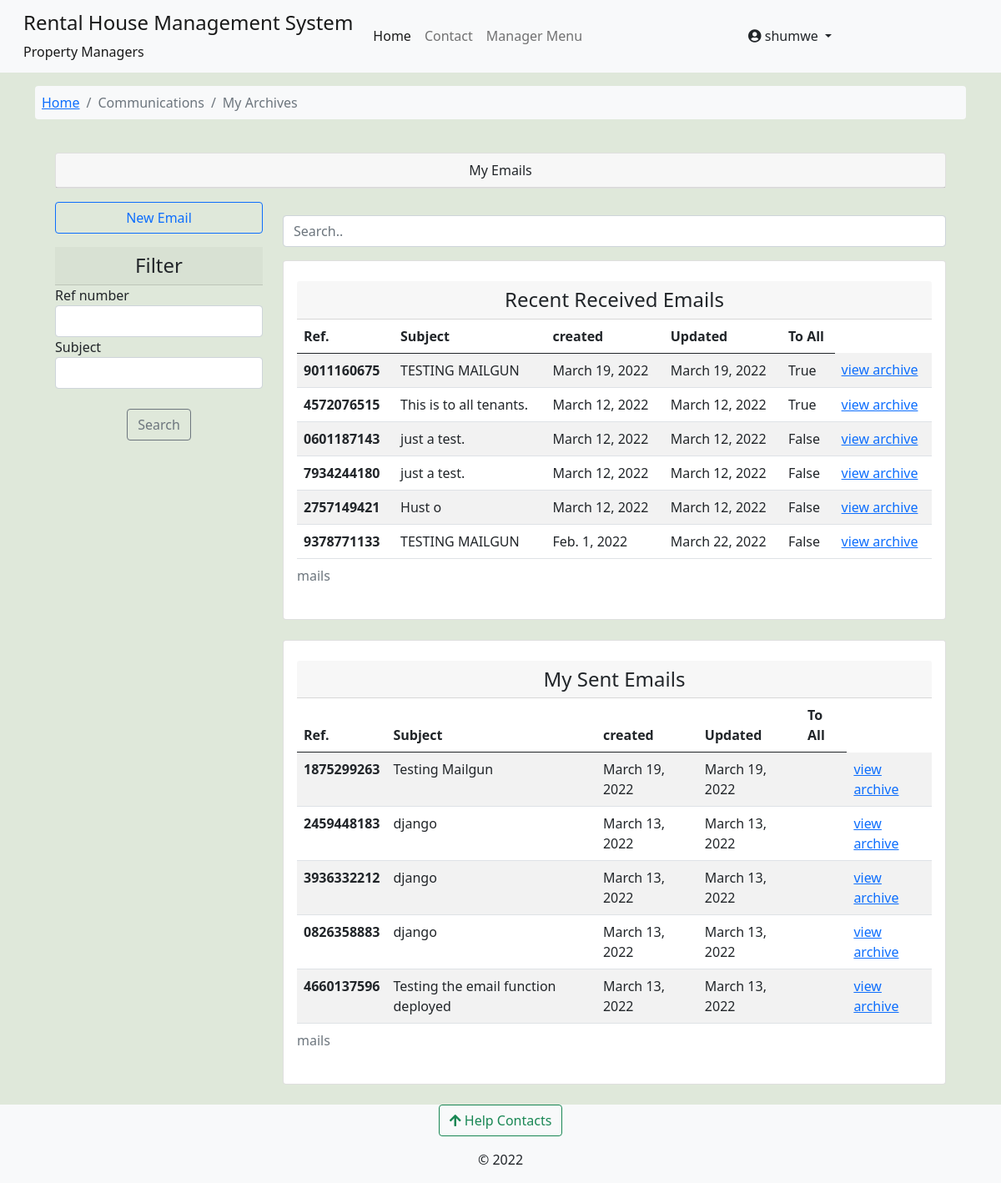
Page /core/email_archive_view/niagra-bumnsd-sd-djks/my_received_mails/shumwe/ (signed in) on the committed database.
### accounts/models.py (models this page shows, shortened)
class User(AbstractUser):
    avatar = models.ImageField(upload_to=get_avatar_path, default='no-avatar.png')
    is_verified = models.BooleanField(default=False)
    is_tenant = models.BooleanField(default=False)
    is_manager = models.BooleanField(default=False)

### core/models.py (models this page shows, shortened)
class ManagerTenantCommunication(models.Model):
    ref_number = models.CharField(max_length=12, unique=True, null=True, blank=True)
    sent_to = models.ManyToManyField(Tenants,blank=True)
    send_to_all = models.BooleanField(default=False)
    sent_by = models.ForeignKey(Managers, on_delete=models.CASCADE)
    building = models.ForeignKey(Building, on_delete=models.CASCADE)
    subject = models.CharField(max_length=100)
    body = models.TextField()
    created = models.DateTimeField(default=datetime.datetime.now)
    updated = models.DateTimeField(auto_now=True)
    retract = models.BooleanField(default=False)
    class Meta:
        verbose_name_plural = 'Archives | Manager E-Mails'

class TenantEmails(models.Model):
    ref_number = models.CharField(max_length=12, unique=True, null=True, blank=True)
    sent_to = models.ForeignKey(Managers, on_delete=models.CASCADE)
    sent_by = models.ForeignKey(Tenants, on_delete=models.CASCADE)
    building = models.ForeignKey(Building, on_delete=models.CASCADE)
    subject = models.CharField(max_length=100)
    content = models.TextField()
    created = models.DateTimeField(default=datetime.datetime.now)
    updated = models.DateTimeField(auto_now=True)
    class Meta:
        verbose_name_plural = 'Archives | E-mails From Tenants'

### core/views.py (the view)
# urls.py: path('email_archive_view/<slug:building_slug>/my_received_mails/<slug:username>/', views.my_mails, name='my_mails'),
@login_required
def my_mails(request,building_slug,username):
    building = Building.objects.get(slug=building_slug)
    user = request.user
    if not user.is_tenant:
        return redirect('profile')
    else:
        tenant = Tenants.objects.get(associated_account__username=username)
        general_mails = ManagerTenantCommunication.objects.filter(building=building,send_to_all=True,retract=False).order_by('-created')
        my_mails = ManagerTenantCommunication.objects.filter(sent_to=tenant,retract=False).order_by('-created')
        mails = general_mails|my_mails
        mails_filter = TenantsMailFilter(request.GET, queryset=mails)
        sent_mails = TenantEmails.objects.filter(sent_by=tenant,building=building).order_by('-created')
    context = {
        'mails': mails_filter,'sent_mails':sent_mails,'building':building,'tenant':tenant,
        }
    return render(request, 'core/my_email_archive_list.html', context)

### complaints/context_processors.py (called while the page is built)
def get_contacts(request):
    user = request.user
    if user.is_authenticated:
        if user.is_tenant:
            tenant = Tenants.objects.get(associated_account=user)
            building = Building.objects.get(id=tenant.rented_unit.building_id)
            contacts = HelpContacts.objects.filter(associated_building=building)
            return dict(contacts=contacts)
        elif user.is_manager:
            contacts = HelpContacts.objects.all()
            return dict(contacts=contacts)
        else:
            contacts = HelpContacts.objects.filter(make_publicly_available=True)
            return dict(contacts=contacts)
    else:
        contacts = HelpContacts.objects.filter(make_publicly_available=True)
        return dict(contacts=contacts)

### rental_property/context_processors.py (called while the page is built)
def my_managed_buildings(request):
    user_instance = request.user
    if user_instance.is_authenticated:
        manager_instance = Managers.objects.filter(associated_account=user_instance)[:1]
        managed_buildings = Building.objects.filter(manager=manager_instance)
        return dict(managed_buildings=managed_buildings)
    else:
        return {'False': False,}

### core/templates/core/my_email_archive_list.html (shortened to what this page needs)
{% extends 'base.html' %}
{% load crispy_forms_tags %}
{% load humanize %}
{% block content %}
<nav class="container mt-3">
  <ol class="breadcrumb bg-light p-2 rounded-2">
      <li class="breadcrumb-item "><a href="{% url 'operational-buildings' %}">Home</a></li>
      <li class="breadcrumb-item active">Communications </li>
      <li class="breadcrumb-item active"> My Archives </li>
  </ol>
</nav>
<div class="container">
<section class="row justify-content-center p-4">
    <div class="container">
      <div class="container card p-0 mb-3">
        <div class="card-header text-center w-100">
          My Emails
        </div>
      </div>
      <div class="row">
        <div class="col-sm-12 col-md-3">
            <div class="mb-3 list-group">
                <a href="{% url 'core:send_email_to_manager' building.slug tenant.associated_account.username %}" type="button" class="btn btn-outline-primary"> New Email </a>
            </div>
            <h4 class="card-header text-center"> Filter </h4>
          <form method='get'>
              {{mails.form|crispy }}
              <br>
                  <div class="form-group text-center">
                      <button class="btn btn-outline-secondary" type="submit">Search</button>
                  </div>
          </form>
        </div>
        <div class="mt-3 col-sm-12 col-md-9">
          <div class="row">
            <div class="col-sm-12">
              <input class="mb-3 form-control" id="myInput" type="text" placeholder="Search..">
              <div class="card card-body">
                <h4 class="text-center card-header mt-2"> Recent Received Emails </h4>
                <div class="table-responsive">
                <table class="table table-striped table-hover">
                  <caption> mails </caption>
                    <thead>
                      <tr>
                        <th scope="col">Ref.</th>
                        <th scope="col">Subject</th>
                        <th scope="col"> created </th>
                        <th scope="col">Updated</th>
                        <th scope="col"> To All </th>
                      </tr>
                    </thead>
                    <tbody id='ourTable'>
                        {% for c in mails.qs %}
                      <tr>
                        <th scope="row"> {{c.ref_number}} </th>
                        <td>{{ c.subject }}</td>
                        <td>{{ c.created|naturalday }}</td>
                        <td>{{ c.updated|naturalday }}</td>
                        <td> {{c.send_to_all}}</td>
                        <td><a href="{% url 'core:my_archive_details' building.slug tenant.associated_account.username c.ref_number %}">view archive</a> </td>
                      </tr>
                      {% endfor %}
                    </tbody>
                </table>
                </div>
              </div>
              <div class="card mt-4 card-body">
                <h4 class="text-center card-header mt-2"> My Sent Emails </h4>
                <div class="table-responsive">
                <table class="table table-striped table-hover">
                  <caption> mails </caption>
                    <thead>
                      <tr>
                        <th scope="col">Ref.</th>
                        <th scope="col">Subject</th>
                        <th scope="col"> created </th>
                        <th scope="col">Updated</th>
                        <th scope="col"> To All </th>
                      </tr>
                    </thead>
                    <tbody id='ourTable'>
                        {% for c in sent_mails %}
                      <tr>
                        <th scope="row"> {{c.ref_number}} </th>
                        <td>{{ c.subject }}</td>
                        <td>{{ c.created|naturalday }}</td>
                        <td>{{ c.updated|naturalday }}</td>
                        <td> {{c.send_to_all}}</td>
                        <td><a href="{% url 'core:view_tenant_archive' building.slug tenant.associated_account.username c.ref_number %}">view archive</a> </td>
                      </tr>
                      {% endfor %}
                    </tbody>
                </table>
                </div>
              </div>
            </div>
          </div>
        </div>
      </div>
    </div>
  </div>
{% endblock %}

### templates/base.html (shortened to what this page needs)
{% load static %}
{% load i18n %}
<!doctype html>
<html lang="en">
  <head>
    <link href="https://cdn.jsdelivr.net/npm/bootstrap@5.0.2/dist/css/bootstrap.min.css" rel="stylesheet">
    <link type="text/css" href="{% static 'css/main.css' %}" rel="stylesheet">
    <link rel="stylesheet" href="https://cdnjs.cloudflare.com/ajax/libs/font-awesome/4.7.0/css/font-awesome.min.css">
    <link rel="stylesheet" href="https://pro.fontawesome.com/releases/v5.11.2/css/all.css">
  </head>
  <body class="d-flex flex-column min-vh-100" style="background-color: #dfe8da;">
    <nav class="navbar navbar-expand-lg navbar-light bg-light" aria-label="main-nav">
        <div class="container-fluid">
          <a class="navbar-brand align" href="#">
                <div class="d-flex">
                    <div class="ms-3 d-flex flex-column">
                        <div class="h4">Rental House Management System </div>
                        <div class="fs-6">Property Managers</div>
                    </div>
                </div>
            </a>
            <div class="collapse navbar-collapse" id="mynav">
                <ul class="navbar-nav mb-lg-0">
                    <li class="nav-item"> <a class="nav-link active" aria-current="page" href="{% url 'operational-buildings' %}">Home</a> </li>
                    <li class="nav-item"> <a class="nav-link" aria-current="page" href="{% url 'core:contact' %}">Contact</a> </li>
                    {% if user.is_manager %}
                    <li class="nav-item"> <a class="nav-link" data-bs-toggle="offcanvas" href="#hrmsCanvas" role="button" aria-controls="hrmsCanvas">Manager Menu</a> </li>
                    {% endif %}
                </ul>
                </div>
                {% if request.user.is_authenticated %}
                <div class="collapse navbar-collapse" id="mynav">
                  <div class="dropdown">
                    <a href="#" class="btn dropdown-toggle" type="button" id="dropdownMenuButton" data-bs-toggle="dropdown" aria-haspopup="true" aria-expanded="false">
                      <em class="fas fa-user-circle"></em> {{ request.user.username }}
                    </a>
                  </div>
                </div>
                {% endif %}
            </div>
    </nav>
    {% block content %}	{% endblock content%}
    <footer class="mt-auto bg-light">
      <div class="mb-3 text-center">
      <button class="btn btn-outline-success" type="button" data-bs-toggle="offcanvas" data-bs-target="#contactsOffcanvas" aria-controls="contactsOffcanvas"><em class="fas fa-arrow-upfas fa-arrow-up"></em> Help Contacts</button>
      </div>
      <div>
        <p class="text-center ">&copy; 2022</p>
  </footer>
  </body>
</html>

### staticfiles/css/main.css (style rules this page uses)
:root { --header-height: 3rem; --nav-width: 68px; --first-color-light: #AFA5D9; --white-color: #F7F6FB; --body-font: 'Nunito', sans-serif; --normal-font-size: 1rem; --z-fixed: 100 }

### rows in the picture
User: user.username "shumwe"
ManagerTenantCommunication: ref_number "9011160675", subject "TESTING MAILGUN", created "March 19, 2022", updated "March 19, 2022", send_to_all "True"
ManagerTenantCommunication: ref_number "4572076515", subject "This is to all tenants.", created "March 12, 2022", updated "March 12, 2022", send_to_all "True"
ManagerTenantCommunication: ref_number "0601187143", subject "just a test.", created "March 12, 2022", updated "March 12, 2022", send_to_all "False"
ManagerTenantCommunication: ref_number "7934244180", subject "just a test.", created "March 12, 2022", updated "March 12, 2022", send_to_all "False"
ManagerTenantCommunication: ref_number "2757149421", subject "Hust o", created "March 12, 2022", updated "March 12, 2022", send_to_all "False"
ManagerTenantCommunication: ref_number "9378771133", subject "TESTING MAILGUN", created "Feb. 1, 2022", updated "March 22, 2022", send_to_all "False"
TenantEmails: ref_number "1875299263", subject "Testing Mailgun", created "March 19, 2022", updated "March 19, 2022"
TenantEmails: ref_number "2459448183", subject "django", created "March 13, 2022", updated "March 13, 2022"
TenantEmails: ref_number "3936332212", subject "django", created "March 13, 2022", updated "March 13, 2022"
TenantEmails: ref_number "0826358883", subject "django", created "March 13, 2022", updated "March 13, 2022"
TenantEmails: ref_number "4660137596", subject "Testing the email function deployed", created "March 13, 2022", updated "March 13, 2022"
